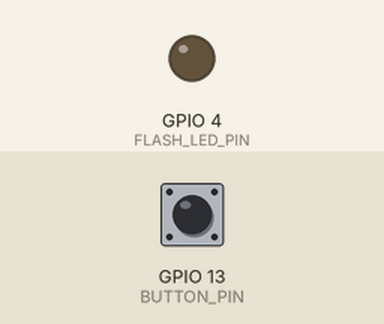
Simulated run of this sketch. Board: ESP32. Parts: output pins drawn as LEDs (lit = HIGH). Dashed ring = blinking. Inputs (shaded band) come from the test bench; at power-on: GPIO 13 (BUTTON_PIN) HIGH. WiFi joins after 1.5 s; servers stay silent unless stated; uploads are accepted with an empty reply; EEPROM starts erased; the camera gives no picture; what the sketch prints to the serial monitor is not drawn.

Above: at 3.9 s.
4.0 s: GPIO 13 (BUTTON_PIN) pulled LOW for 0.15 s
At 4.72 s:
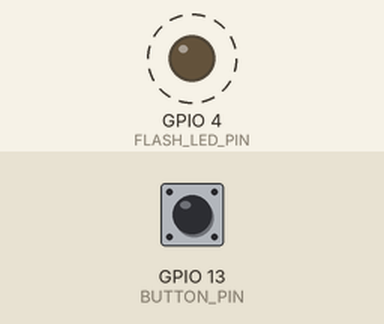
Timing chart, 0 to 7.0 s (numbered marks = the images above; inputs shaded):
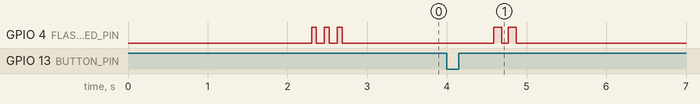

The sketch:

cam.ino
```cpp
/*
  SteriFlow - ESP32-CAM (Supabase Storage + Postgres)
  Board: AI-Thinker ESP32-CAM

  Alur:
    - Connect WiFi.
    - Serve MJPEG di http://<IP>/stream    (LAN-only, live view)
    - Serve JPEG  di http://<IP>/capture   (snapshot satu frame)
    - Tombol di GPIO 13 ditekan:
        1. Capture JPEG dari kamera.
        2. Upload binary JPEG ke Supabase Storage:
             POST https://<host>/storage/v1/object/captures/<filename>
        3. INSERT row ke Postgres table 'captures' via PostgREST:
             POST https://<host>/rest/v1/captures
             body { url, path, size, ip, device }
    - Web listen realtime ke table 'captures' -> auto render <img>.

  Project ini pakai Supabase project "vita-steriflow".
  Lihat SETUP_SUPABASE.md untuk panduan setup dashboard.
*/

#include "esp_camera.h"
#include "soc/soc.h"
#include "soc/rtc_cntl_reg.h"
#include <EEPROM.h>
#include <WiFi.h>
#include <HTTPClient.h>
#include <WiFiClientSecure.h>
#include <esp_http_server.h>

// ====== KONFIGURASI WIFI ======
const char* WIFI_SSID     = "Vita Station";
const char* WIFI_PASSWORD = "vita1357";

// ====== KONFIGURASI SUPABASE ======
const char* SUPABASE_HOST   = "jonpztihoxuzzdjneoqv.supabase.co"; // tanpa https://
const char* SUPABASE_BUCKET = "captures";
const char* DEVICE_ID       = "Vita-001";

// anon public key (JWT). Aman ditaruh di client/ESP32, dikontrol oleh RLS.
const char* SUPABASE_ANON =
  "eyJhbGciOiJIUzI1NiIsInR5cCI6IkpXVCJ9."
  "eyJpc3MiOiJzdXBhYmFzZSIsInJlZiI6ImpvbnB6dGlob3h1enpkam5lb3F2Iiwicm9sZSI6"
  "ImFub24iLCJpYXQiOjE3NzY3ODI0NTksImV4cCI6MjA5MjM1ODQ1OX0."
  "JKszK9PY_IpxEOtaRy_kuD0jJyiB4Lg40sQGOs9HvVc";

// ====== KONFIGURASI FIREBASE RTDB (device registry + lock) ======
// Dipakai untuk publish IP ESP32 + status online. Web nulis lockedBy di sini.
const char* RTDB_HOST = "vita-id-default-rtdb.asia-southeast1.firebasedatabase.app";
const char* RTDB_AUTH = "Fk70LW7wgK21TyIkNxqDWGjNR97Ydn7BYa4mrQgN";

// ====== PIN KAMERA (AI-Thinker ESP32-CAM) ======
#define PWDN_GPIO_NUM     32
#define RESET_GPIO_NUM    -1
#define XCLK_GPIO_NUM      0
#define SIOD_GPIO_NUM     26
#define SIOC_GPIO_NUM     27
#define Y9_GPIO_NUM       35
#define Y8_GPIO_NUM       34
#define Y7_GPIO_NUM       39
#define Y6_GPIO_NUM       36
#define Y5_GPIO_NUM       21
#define Y4_GPIO_NUM       19
#define Y3_GPIO_NUM       18
#define Y2_GPIO_NUM        5
#define VSYNC_GPIO_NUM    25
#define HREF_GPIO_NUM     23
#define PCLK_GPIO_NUM     22

// ====== PIN EKSTERNAL ======
#define BUTTON_PIN        13
#define FLASH_LED_PIN      4

// ====== KONSTANTA ======
#define EEPROM_SIZE        4
#define DEBOUNCE_MS       50
#define HEARTBEAT_MS      30000UL   // update RTDB tiap 30 detik

int pictureNumber = 0;
unsigned long lastHeartbeat = 0;
httpd_handle_t http_server = NULL;

// ---------- UTIL ----------
void blinkFlash(int times, int onMs = 80, int offMs = 120) {
  for (int i = 0; i < times; i++) {
    digitalWrite(FLASH_LED_PIN, HIGH); delay(onMs);
    digitalWrite(FLASH_LED_PIN, LOW);  delay(offMs);
  }
}

// ---------- KAMERA ----------
bool initCamera() {
  camera_config_t config;
  config.ledc_channel = LEDC_CHANNEL_0;
  config.ledc_timer   = LEDC_TIMER_0;
  config.pin_d0 = Y2_GPIO_NUM; config.pin_d1 = Y3_GPIO_NUM;
  config.pin_d2 = Y4_GPIO_NUM; config.pin_d3 = Y5_GPIO_NUM;
  config.pin_d4 = Y6_GPIO_NUM; config.pin_d5 = Y7_GPIO_NUM;
  config.pin_d6 = Y8_GPIO_NUM; config.pin_d7 = Y9_GPIO_NUM;
  config.pin_xclk = XCLK_GPIO_NUM; config.pin_pclk = PCLK_GPIO_NUM;
  config.pin_vsync = VSYNC_GPIO_NUM; config.pin_href = HREF_GPIO_NUM;
  config.pin_sccb_sda = SIOD_GPIO_NUM; config.pin_sccb_scl = SIOC_GPIO_NUM;
  config.pin_pwdn = PWDN_GPIO_NUM; config.pin_reset = RESET_GPIO_NUM;
  config.xclk_freq_hz = 20000000;
  config.pixel_format = PIXFORMAT_JPEG;
  config.grab_mode    = CAMERA_GRAB_LATEST;

  bool hasPsram = psramFound();
  Serial.printf("PSRAM: %s\n", hasPsram ? "YES" : "NO");

  if (hasPsram) {
    config.frame_size   = FRAMESIZE_UXGA;  // 1600x1200
    config.jpeg_quality = 10;
    config.fb_count     = 2;
    config.fb_location  = CAMERA_FB_IN_PSRAM;
  } else {
    // Tanpa PSRAM: frame buffer di DRAM, ukuran wajib kecil.
    config.frame_size   = FRAMESIZE_SVGA;  // 800x600
    config.jpeg_quality = 12;
    config.fb_count     = 1;
    config.fb_location  = CAMERA_FB_IN_DRAM;
  }

  esp_err_t err = esp_camera_init(&config);
  if (err != ESP_OK) {
    // Fallback bertahap: coba resolusi makin kecil kalau alokasi gagal.
    Serial.printf("Camera init gagal 0x%x, retry lebih kecil...\n", err);
    config.frame_size   = FRAMESIZE_VGA;   // 640x480
    config.jpeg_quality = 14;
    config.fb_count     = 1;
    config.fb_location  = CAMERA_FB_IN_DRAM;
    err = esp_camera_init(&config);
  }
  if (err != ESP_OK) {
    Serial.printf("Camera init gagal lagi 0x%x, retry QVGA...\n", err);
    config.frame_size   = FRAMESIZE_QVGA;  // 320x240
    config.jpeg_quality = 15;
    err = esp_camera_init(&config);
  }
  if (err != ESP_OK) {
    Serial.printf("Camera init FINAL FAILED 0x%x\n", err);
    return false;
  }

  sensor_t* s = esp_camera_sensor_get();
  if (s) {
    Serial.printf("Sensor PID=0x%02x\n", s->id.PID);
    // Rotate 180 + mirror horizontal = vertical flip saja
    s->set_vflip(s, 1);
    s->set_hmirror(s, 0);
  }
  return true;
}

// ---------- WIFI ----------
bool connectWifi(uint32_t timeoutMs = 20000) {
  WiFi.mode(WIFI_STA);
  WiFi.setSleep(false);
  WiFi.begin(WIFI_SSID, WIFI_PASSWORD);
  Serial.printf("Connecting to %s", WIFI_SSID);
  uint32_t start = millis();
  while (WiFi.status() != WL_CONNECTED && (millis() - start) < timeoutMs) {
    delay(400); Serial.print(".");
  }
  Serial.println();
  if (WiFi.status() != WL_CONNECTED) { Serial.println("WiFi GAGAL"); return false; }
  Serial.print("WiFi OK. IP: "); Serial.println(WiFi.localIP());
  return true;
}

// ---------- PUSH DEVICE INFO KE FIREBASE RTDB ----------
// PATCH (merge) supaya field 'lockedBy' yang ditulis web tidak tertimpa.
bool pushDeviceInfo() {
  if (WiFi.status() != WL_CONNECTED) return false;

  WiFiClientSecure client; client.setInsecure();
  HTTPClient https;

  String url = String("https://") + RTDB_HOST +
               "/" + DEVICE_ID + ".json";
  if (strlen(RTDB_AUTH) > 0) { url += "?auth="; url += RTDB_AUTH; }

  if (!https.begin(client, url)) return false;
  https.addHeader("Content-Type", "application/json");

  String ip = WiFi.localIP().toString();
  String payload = "{";
  payload += "\"deviceId\":\"" + String(DEVICE_ID) + "\",";
  payload += "\"ip\":\"" + ip + "\",";
  payload += "\"mac\":\"" + WiFi.macAddress() + "\",";
  payload += "\"rssi\":" + String(WiFi.RSSI()) + ",";
  payload += "\"online\":true,";
  payload += "\"streamUrl\":\"http://" + ip + "/stream\",";
  payload += "\"captureUrl\":\"http://" + ip + "/capture\",";
  payload += "\"lastSeen\":{\".sv\":\"timestamp\"}";
  payload += "}";

  int code = https.PATCH(payload);
  Serial.printf("RTDB /%s PATCH -> %d\n", DEVICE_ID, code);
  https.end();
  return code == 200;
}

// ---------- UPLOAD JPEG KE SUPABASE STORAGE ----------
// Return public URL kalau sukses, "" kalau gagal.
String uploadToSupabase(const uint8_t* data, size_t len, const String& filename) {
  if (WiFi.status() != WL_CONNECTED) return "";

  WiFiClientSecure client; client.setInsecure();
  HTTPClient https;
  String url = String("https://") + SUPABASE_HOST +
               "/storage/v1/object/" + SUPABASE_BUCKET + "/" + filename;

  if (!https.begin(client, url)) { Serial.println("Storage begin gagal"); return ""; }
  https.addHeader("apikey", SUPABASE_ANON);
  https.addHeader("Authorization", String("Bearer ") + SUPABASE_ANON);
  https.addHeader("Content-Type", "image/jpeg");
  https.addHeader("x-upsert", "true");

  int code = https.POST((uint8_t*)data, len);
  String resp = https.getString();
  https.end();
  Serial.printf("Storage POST %s -> %d\n", url.c_str(), code);

  if (code != 200 && code != 201) {
    Serial.println(resp);
    return "";
  }
  // URL publik (bucket harus Public di dashboard)
  return String("https://") + SUPABASE_HOST +
         "/storage/v1/object/public/" + SUPABASE_BUCKET + "/" + filename;
}

// ---------- INSERT ROW KE TABEL captures ----------
bool insertCaptureRow(const String& publicUrl, const String& path, size_t size) {
  if (WiFi.status() != WL_CONNECTED) return false;

  WiFiClientSecure client; client.setInsecure();
  HTTPClient https;
  String url = String("https://") + SUPABASE_HOST + "/rest/v1/captures";
  if (!https.begin(client, url)) return false;

  https.addHeader("apikey", SUPABASE_ANON);
  https.addHeader("Authorization", String("Bearer ") + SUPABASE_ANON);
  https.addHeader("Content-Type", "application/json");
  https.addHeader("Prefer", "return=minimal");

  String ip = WiFi.localIP().toString();
  String body;
  body.reserve(publicUrl.length() + 256);
  body  = "{\"url\":\"" + publicUrl + "\",";
  body += "\"path\":\"" + path + "\",";
  body += "\"size\":" + String((unsigned)size) + ",";
  body += "\"ip\":\"" + ip + "\",";
  body += "\"device\":\"" + String(DEVICE_ID) + "\",";
  body += "\"source\":\"esp32cam\"}";

  int code = https.POST(body);
  String resp = https.getString();
  https.end();
  Serial.printf("Insert captures row -> %d\n", code);
  if (code != 201 && code != 200) Serial.println(resp);
  return (code == 201 || code == 200);
}

// ---------- FLOW TOMBOL: CAPTURE -> UPLOAD -> INSERT ----------
void handleCaptureButton() {
  // buang 1 frame biar AE/AWB stabil
  camera_fb_t *fb = esp_camera_fb_get();
  if (fb) esp_camera_fb_return(fb);
  fb = esp_camera_fb_get();
  if (!fb) { Serial.println("Capture gagal"); blinkFlash(5, 40, 40); return; }

  pictureNumber++;
  EEPROM.write(0, pictureNumber & 0xFF);
  EEPROM.write(1, (pictureNumber >> 8) & 0xFF);
  EEPROM.commit();

  // Nama file unik: Vita-001_<pictureNumber>_<millis>.jpg
  String filename = String(DEVICE_ID) + "_" + String(pictureNumber) +
                    "_" + String(millis()) + ".jpg";

  Serial.printf("Foto #%d, %u bytes -> %s\n",
                pictureNumber, (unsigned)fb->len, filename.c_str());

  String publicUrl = uploadToSupabase(fb->buf, fb->len, filename);
  size_t rawSize = fb->len;
  esp_camera_fb_return(fb);

  if (publicUrl.length() == 0) {
    Serial.println("Upload Storage GAGAL");
    blinkFlash(5, 40, 40);
    return;
  }
  Serial.println("URL: " + publicUrl);

  if (insertCaptureRow(publicUrl, filename, rawSize)) {
    Serial.println("DONE: foto muncul di web.");
    blinkFlash(2, 100, 80);
  } else {
    Serial.println("Insert row GAGAL (foto sudah di Storage tapi tidak muncul di tabel).");
    blinkFlash(4, 60, 80);
  }
}

// ---------- HTTP HANDLERS (stream/capture/info) ----------
static esp_err_t capture_handler(httpd_req_t *req) {
  camera_fb_t *fb = esp_camera_fb_get();
  if (!fb) { httpd_resp_send_500(req); return ESP_FAIL; }
  httpd_resp_set_type(req, "image/jpeg");
  httpd_resp_set_hdr(req, "Access-Control-Allow-Origin", "*");
  esp_err_t res = httpd_resp_send(req, (const char*)fb->buf, fb->len);
  esp_camera_fb_return(fb);
  return res;
}

#define PART_BOUNDARY "frameboundary"
static const char* STREAM_CONTENT_TYPE = "multipart/x-mixed-replace;boundary=" PART_BOUNDARY;
static const char* STREAM_BOUNDARY     = "\r\n--" PART_BOUNDARY "\r\n";
static const char* STREAM_PART         = "Content-Type: image/jpeg\r\nContent-Length: %u\r\n\r\n";

static esp_err_t stream_handler(httpd_req_t *req) {
  esp_err_t res = httpd_resp_set_type(req, STREAM_CONTENT_TYPE);
  if (res != ESP_OK) return res;
  httpd_resp_set_hdr(req, "Access-Control-Allow-Origin", "*");
  char part[64];
  while (true) {
    camera_fb_t *fb = esp_camera_fb_get();
    if (!fb) { res = ESP_FAIL; break; }
    size_t hlen = snprintf(part, sizeof(part), STREAM_PART, fb->len);
    if (httpd_resp_send_chunk(req, STREAM_BOUNDARY, strlen(STREAM_BOUNDARY)) != ESP_OK) { esp_camera_fb_return(fb); break; }
    if (httpd_resp_send_chunk(req, part, hlen) != ESP_OK) { esp_camera_fb_return(fb); break; }
    if (httpd_resp_send_chunk(req, (const char*)fb->buf, fb->len) != ESP_OK) { esp_camera_fb_return(fb); break; }
    esp_camera_fb_return(fb);
    delay(30);
  }
  return res;
}

static esp_err_t info_handler(httpd_req_t *req) {
  String body = "{\"ip\":\"" + WiFi.localIP().toString() +
                "\",\"mac\":\"" + WiFi.macAddress() +
                "\",\"rssi\":" + String(WiFi.RSSI()) +
                ",\"device\":\"" + String(DEVICE_ID) +
                "\",\"pictures\":" + String(pictureNumber) + "}";
  httpd_resp_set_type(req, "application/json");
  httpd_resp_set_hdr(req, "Access-Control-Allow-Origin", "*");
  return httpd_resp_send(req, body.c_str(), body.length());
}

void startHttpServer() {
  httpd_config_t cfg = HTTPD_DEFAULT_CONFIG();
  cfg.server_port = 80;
  httpd_uri_t u_capture = { "/capture", HTTP_GET, capture_handler, NULL };
  httpd_uri_t u_stream  = { "/stream",  HTTP_GET, stream_handler,  NULL };
  httpd_uri_t u_info    = { "/info",    HTTP_GET, info_handler,    NULL };
  if (httpd_start(&http_server, &cfg) == ESP_OK) {
    httpd_register_uri_handler(http_server, &u_capture);
    httpd_register_uri_handler(http_server, &u_stream);
    httpd_register_uri_handler(http_server, &u_info);
    Serial.println("HTTP :80  /stream /capture /info");
  }
}

// ---------- SETUP ----------
void setup() {
  WRITE_PERI_REG(RTC_CNTL_BROWN_OUT_REG, 0);
  Serial.begin(115200); delay(200);
  Serial.println("\n=== SteriFlow ESP32-CAM (Supabase) ===");

  pinMode(FLASH_LED_PIN, OUTPUT);
  digitalWrite(FLASH_LED_PIN, LOW);
  pinMode(BUTTON_PIN, INPUT_PULLUP);

  if (!initCamera()) { while (true) blinkFlash(1, 60, 940); }

  EEPROM.begin(EEPROM_SIZE);
  pictureNumber = EEPROM.read(0) | (EEPROM.read(1) << 8);
  if (pictureNumber < 0 || pictureNumber > 60000) pictureNumber = 0;

  if (connectWifi()) {
    startHttpServer();
    pushDeviceInfo();
    lastHeartbeat = millis();
    blinkFlash(3, 60, 100);
  }
  Serial.println("Siap. Tekan tombol untuk memotret.");
}

// ---------- LOOP ----------
void loop() {
  if (WiFi.status() != WL_CONNECTED) connectWifi(10000);

  if (WiFi.status() == WL_CONNECTED && (millis() - lastHeartbeat) > HEARTBEAT_MS) {
    pushDeviceInfo();
    lastHeartbeat = millis();
  }

  static uint32_t lastChange = 0;
  static int lastStable = HIGH, lastRead = HIGH;
  int r = digitalRead(BUTTON_PIN);
  if (r != lastRead) { lastRead = r; lastChange = millis(); }
  if ((millis() - lastChange) > DEBOUNCE_MS && r != lastStable) {
    lastStable = r;
    if (lastStable == LOW) {
      Serial.println("Tombol ditekan -> capture + upload Supabase");
      handleCaptureButton();
    }
  }
}
```

Measured:
- after the input at 4.0 s, GPIO 4 (FLASH_LED_PIN): alternates HIGH for 0.10 s and LOW for 0.08 s, 4 changes in all, then stays LOW, starting after 0.59 s
